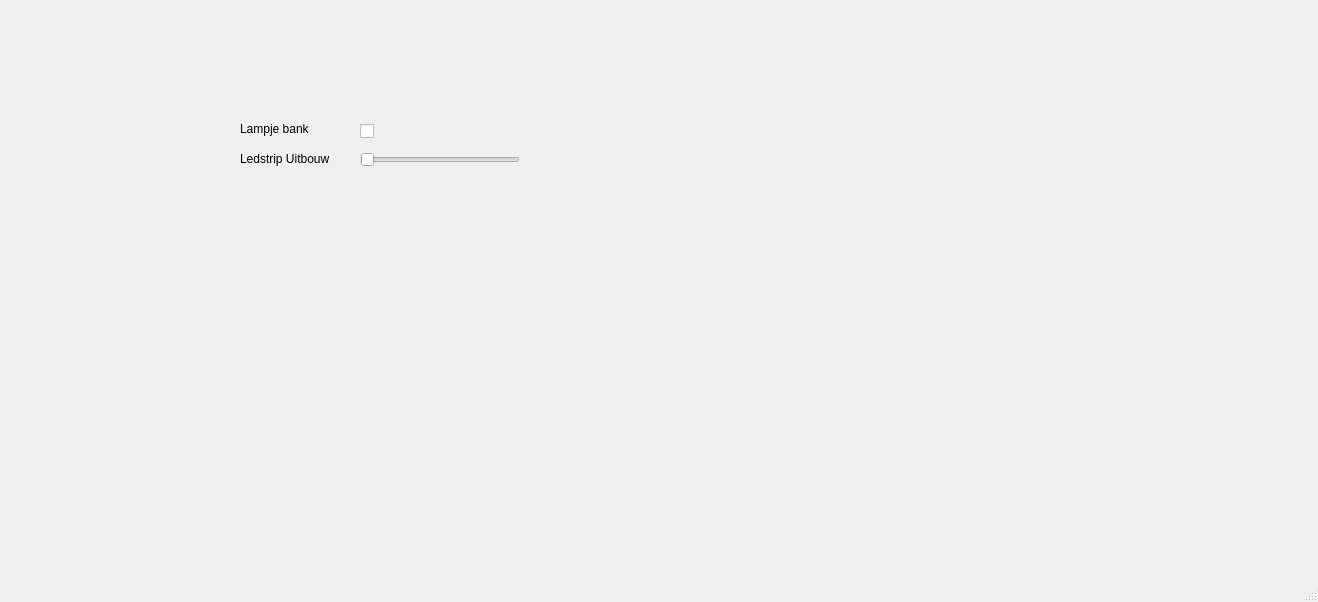
<?xml version="1.0" encoding="UTF-8"?>
<ui version="4.0">
 <class>MainWindow</class>
 <widget class="QMainWindow" name="MainWindow">
  <property name="geometry">
   <rect>
    <x>0</x>
    <y>0</y>
    <width>1318</width>
    <height>602</height>
   </rect>
  </property>
  <property name="windowTitle">
   <string>MainWindow</string>
  </property>
  <widget class="QWidget" name="centralwidget">
   <widget class="QCheckBox" name="lampjeBankCheckBox">
    <property name="geometry">
     <rect>
      <x>360</x>
      <y>120</y>
      <width>141</width>
      <height>22</height>
     </rect>
    </property>
    <property name="text">
     <string/>
    </property>
   </widget>
   <widget class="QSlider" name="horizontalSlider">
    <property name="geometry">
     <rect>
      <x>360</x>
      <y>150</y>
      <width>160</width>
      <height>20</height>
     </rect>
    </property>
    <property name="orientation">
     <enum>Qt::Orientation::Horizontal</enum>
    </property>
   </widget>
   <widget class="QLabel" name="label">
    <property name="geometry">
     <rect>
      <x>240</x>
      <y>150</y>
      <width>111</width>
      <height>18</height>
     </rect>
    </property>
    <property name="text">
     <string>Ledstrip Uitbouw</string>
    </property>
   </widget>
   <widget class="QLabel" name="label_2">
    <property name="geometry">
     <rect>
      <x>240</x>
      <y>120</y>
      <width>111</width>
      <height>18</height>
     </rect>
    </property>
    <property name="text">
     <string>Lampje bank</string>
    </property>
   </widget>
  </widget>
  <widget class="QMenuBar" name="menubar">
   <property name="geometry">
    <rect>
     <x>0</x>
     <y>0</y>
     <width>1318</width>
     <height>30</height>
    </rect>
   </property>
  </widget>
  <widget class="QStatusBar" name="statusbar"/>
 </widget>
 <resources/>
 <connections/>
</ui>
